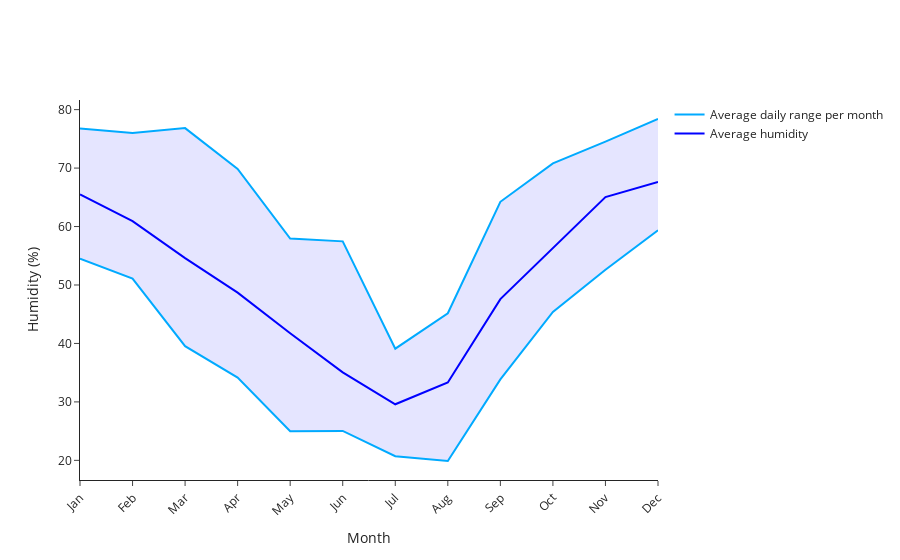

Notebook source saved alongside this figure:
### Markdown cell above
## Projected  relative humidity

### Code cell
# Create a DataFrame from the DataArrays
df = pd.DataFrame({
    'month': proj_avg_hum.month.values,
    'avg_hum': proj_avg_hum.values,
    'max_hum': proj_max_hum.values,
    'min_hum': proj_min_hum.values
})

# Create a line chart for average humidity
fig = go.Figure()

fig.add_trace(go.Scatter(x=df['month'], y=df['avg_hum'], 
                         mode='lines', 
                         name='Average humidity', 
                         line_color='blue')
                         )

# Add a line chart for max humidity
fig.add_trace(go.Scatter(x=df['month'], y=df['max_hum'], 
                         mode='lines',
                         name='Average daily range per month', 
                         line_color='rgb(0,170,255)')
                         )

# Add a line chart for min humidity
fig.add_trace(go.Scatter(x=df['month'], y=df['min_hum'], 
                         mode='lines', 
                         name='Avg min humidity', 
                         line_color='rgb(0,170,255)', 
                         fill='tonexty', 
                         fillcolor = 'rgba(0, 0, 255, 0.1)', 
                         showlegend=False)
                         )



# Set the layout
fig.update_layout(
    yaxis=dict(title='Humidity (%)'),
    xaxis=dict(
        title='Month',
        tickmode='array',
        tickvals=df['month'],
        ticktext=['Jan', 'Feb', 'Mar', 'Apr', 'May', 'Jun', 'Jul', 'Aug', 'Sep', 'Oct', 'Nov', 'Dec'],
        tickangle=-45
    ),
    template='simple_white'
)
# Show the figure
fig.show()

### Figure 1 — Plotly figure (JSON) as saved in the notebook; plotly's stock layout.template omitted (floating-point values rounded to 4 significant figures)
{"data": [{"line": {"color": "blue"}, "mode": "lines", "name": "Average humidity", "type": "scatter", "x": [1, 2, 3, 4, 5, 6, 7, 8, 9, 10, 11, 12], "y": [65.5, 60.91, 54.6, 48.68, 41.74, 35.06, 29.6, 33.33, 47.59, 56.29, 65.04, 67.64]}, {"line": {"color": "rgb(0,170,255)"}, "mode": "lines", "name": "Average daily range per month", "type": "scatter", "x": [1, 2, 3, 4, 5, 6, 7, 8, 9, 10, 11, 12], "y": [76.79, 76.01, 76.84, 69.86, 57.95, 57.46, 39.11, 45.16, 64.23, 70.8, 74.54, 78.4]}, {"fill": "tonexty", "fillcolor": "rgba(0, 0, 255, 0.1)", "line": {"color": "rgb(0,170,255)"}, "mode": "lines", "name": "Avg min humidity", "showlegend": false, "type": "scatter", "x": [1, 2, 3, 4, 5, 6, 7, 8, 9, 10, 11, 12], "y": [54.52, 51.1, 39.54, 34.16, 24.98, 25.04, 20.72, 19.89, 33.84, 45.4, 52.61, 59.35]}], "layout": {"xaxis": {"tickangle": -45, "tickmode": "array", "ticktext": ["Jan", "Feb", "Mar", "Apr", "May", "Jun", "Jul", "Aug", "Sep", "Oct", "Nov", "Dec"], "tickvals": [1, 2, 3, 4, 5, 6, 7, 8, 9, 10, 11, 12], "title": {"text": "Month"}}, "yaxis": {"title": {"text": "Humidity (%)"}}}}
